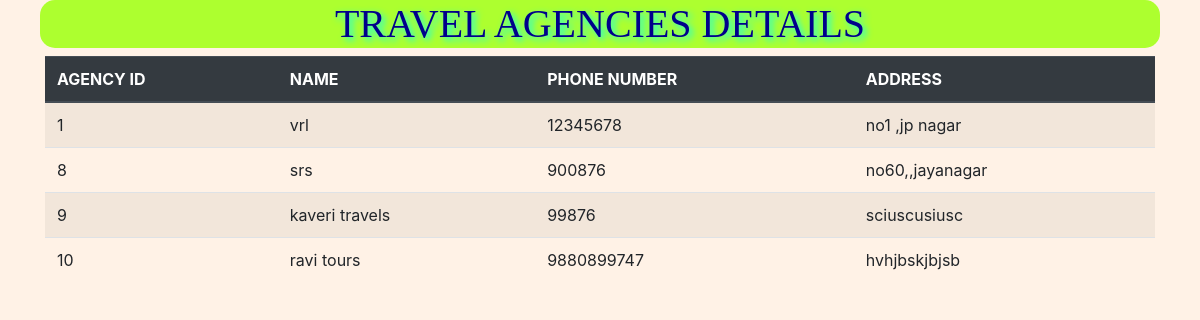
The page /project/tr-details.php on the database its author committed.
### tables this page shows
CREATE TABLE `travel_agency` (
  `t_id` int(11) NOT NULL,
  `name` varchar(100) NOT NULL,
  `t_mail` varchar(20) NOT NULL,
  `t_password` varchar(20) NOT NULL,
  `phone` bigint(20) NOT NULL,
  `address` varchar(100) NOT NULL,
  `approval` int(11) NOT NULL DEFAULT '0'
);

### project/tr-details.php (the view, shortened to what this page needs)
<?php
 $link= mysqli_connect("localhost", "root","","pvg");
    $query = "CALL travel_det();";
            $result = mysqli_query($link, $query);
            echo" <h1>TRAVEL AGENCIES DETAILS</h1>";
            echo"<div class='container'><table class='table table-striped'>";
             echo "<thead class='thead-dark'><tr>
    <th>AGENCY ID</th>
    <th>NAME</th>
    <th>PHONE NUMBER</th>
    <th>ADDRESS</th>
  </tr></thead><tbody>";
    while($row = mysqli_fetch_assoc($result)) {
        echo"<tr><td>{$row['t_id']}</td><td>{$row['name']}</td><td>{$row['phone']}</td><td>{$row['address']}</td></tr>";
    }
echo "</tbody></div>"
?>
    <link rel="stylesheet" href="https://stackpath.bootstrapcdn.com/bootstrap/4.3.1/css/bootstrap.min.css">

### project/tr-details.php (style rules this page uses)
h1 { background-color:greenyellow; font-family:georgia; color:darkblue; margin-right:40px; margin-left:40px; border-radius:15px; text-align: center; text-shadow: 3px 3px 7px #00ffff; }

### rows shown on the page
travel_agency: t_id "1", name "vrl", phone "12345678", address "no1 ,jp nagar"
travel_agency: t_id "8", name "srs", phone "900876", address "no60,,jayanagar"
travel_agency: t_id "9", name "kaveri travels", phone "99876", address "sciuscusiusc"
travel_agency: t_id "10", name "ravi tours", phone "9880899747", address "hvhjbskjbjsb"
